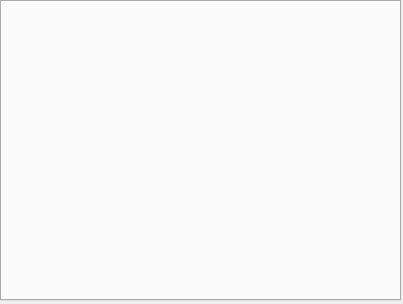
<?xml version="1.0" encoding="UTF-8"?>
<ui version="4.0">
 <class>PrivateMessageTab</class>
 <widget class="QWidget" name="PrivateMessageTab">
  <property name="geometry">
   <rect>
    <x>0</x>
    <y>0</y>
    <width>403</width>
    <height>304</height>
   </rect>
  </property>
  <property name="windowTitle">
   <string>Private Message</string>
  </property>
  <widget class="QWidget" name="gridLayoutWidget">
   <property name="geometry">
    <rect>
     <x>0</x>
     <y>0</y>
     <width>401</width>
     <height>301</height>
    </rect>
   </property>
   <layout class="QGridLayout" name="gridLayout">
    <item row="0" column="0" colspan="2">
     <widget class="QTabWidget" name="tabWidget">
      <property name="currentIndex">
       <number>-1</number>
      </property>
     </widget>
    </item>
   </layout>
  </widget>
 </widget>
 <resources/>
 <connections/>
</ui>
